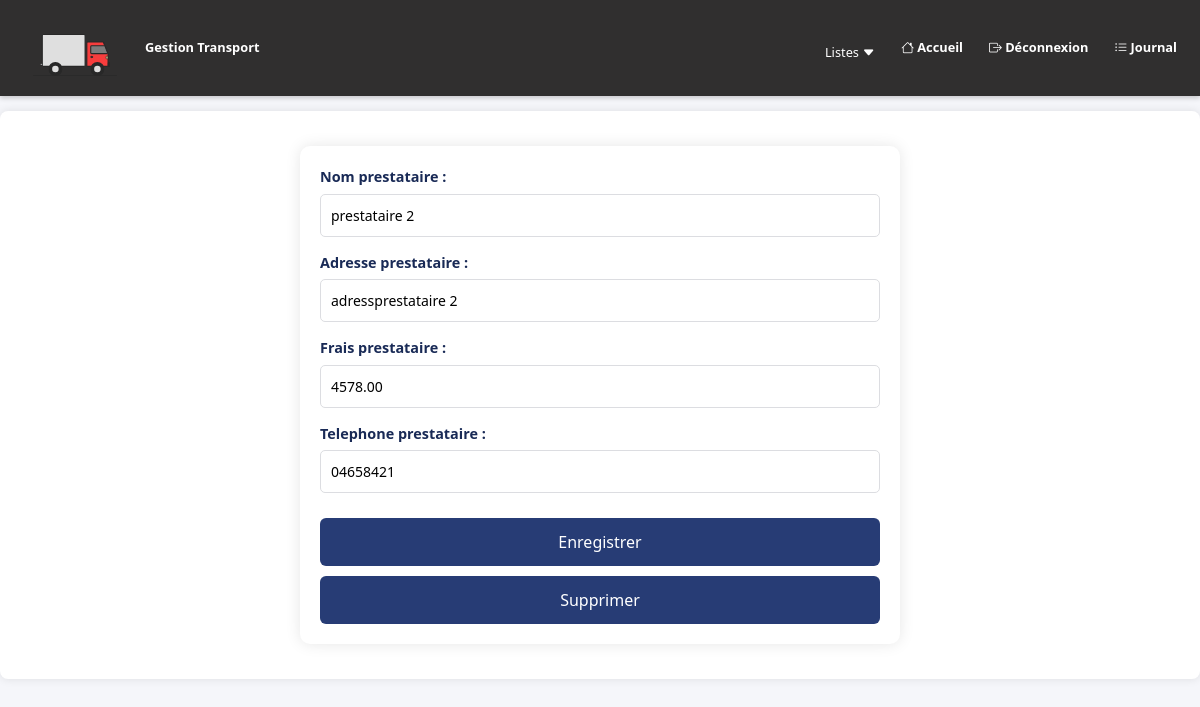
The page /modifier_prestataire/32/ on the database its author committed.
### app/models.py (models this page shows, shortened)
class prestataire(models.Model):
    id_prestataire = models.AutoField(primary_key=True)
    nom_prestataire = models.CharField(max_length=100)
    adresse_prestataire = models.CharField(max_length=255)
    frais_prestataire = models.DecimalField(max_digits=10, decimal_places=2)
    telephone_prestataire = models.CharField(max_length=15, unique=True)
    qr_code = models.ImageField(upload_to='qr_codes/', blank=True, null=True)

### app/views.py (the view)
# urls.py: path('modifier_prestataire/<int:id_prestataire>/', views.modifier_prestataire, name='modifier_prestataire'),
def modifier_prestataire(request, id_prestataire):
    prestataire_obj = get_object_or_404(prestataire, id_prestataire=id_prestataire)
    if request.method == 'POST':
        if 'delete' in request.POST:
            prestataire_obj.delete()
            return redirect('success_message')
        form = PrestataireForm(request.POST, instance=prestataire_obj)
        if form.is_valid():
            form.save()
            return redirect('success_message')
    else:
        form = PrestataireForm(instance=prestataire_obj)
    return render(request, 'modifier_prestataire.html', {'form': form})

### app/forms.py
class PrestataireForm(forms.ModelForm):
    class Meta:
        model = prestataire
        fields = [
            'nom_prestataire',
            'adresse_prestataire',
            'frais_prestataire',
            'telephone_prestataire'
        ]

### app/templates/modifier_prestataire.html (shortened to what this page needs)
{% extends "base.html" %}
{% block content %}
<form method="post">
  {{ form.as_p }}
  <button type="submit">Enregistrer</button>
  <button type="submit" name="delete"
          onclick="return confirm('Voulez-vous vraiment supprimer ce prestataire ?');">
    Supprimer
  </button>
</form>
{% endblock %}

### app/templates/base.html (style rules this page uses)
body { font-family: 'Segoe UI', Tahoma, Geneva, Verdana, sans-serif; background-color: #f5f6fa; color: #2f3640; margin: 0; padding: 0; padding-bottom: 20px; overflow-x: hidden; }
form { max-width: 600px; margin: 20px auto; background-color: #fff; padding: 20px; border-radius: 10px; box-shadow: 0 0 15px rgba(0, 0, 0, 0.1); }
form p { margin-bottom: 15px; }
label { font-weight: 600; display: block; margin-bottom: 6px; color: #192a56; font-size: 0.9rem; }
input, select, textarea { width: 100%; padding: 10px; border: 1px solid #dcdde1; border-radius: 5px; box-sizing: border-box; font-size: 14px; transition: 0.3s; }
button { padding: 12px; border: none; border-radius: 6px; cursor: pointer; font-size: 16px; margin-top: 10px; width: 100%; transition: 0.3s ease; background-color: #273c75; color: white; }

### rows shown on the page
prestataire: nom_prestataire "prestataire 2", adresse_prestataire "adressprestataire 2", frais_prestataire "4578.00", telephone_prestataire "04658421"
